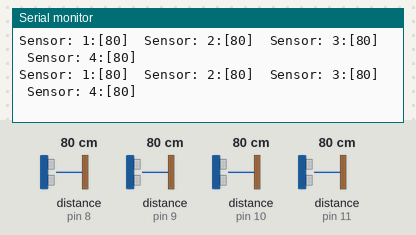
Simulated run of this sketch. Board: Arduino Uno, built with avr-gcc and run on an emulated ATmega328P. Shown: the last lines printed to the serial monitor. Wiring (inferred from the names in the program): 4 × ultrasonic range finder: trigger pin 4, echo pin 11 / trigger pin 5, echo pin 10 / trigger pin 6, echo pin 9 / trigger pin 7, echo pin 8. Inputs (shaded band) come from the test bench; at power-on: distance to the obstacle (sensors on pin 8, pin 9, pin 10, pin 11) 80 cm. The echo pulse lasts 58.3 µs per cm.

Above: at 1.2 s.
1.3 s: distance to the obstacle (sensor on pin 8) set to 2 cm
At 1.45 s:
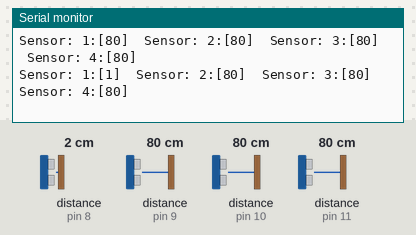
4.3 s: distance to the obstacle (sensor on pin 9) set to 35 cm
At 4.39 s:
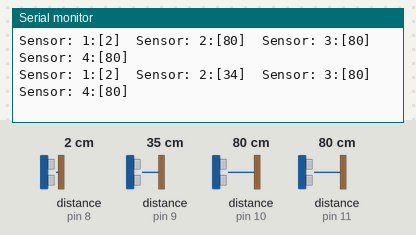
7.3 s: distance to the obstacle (sensor on pin 10) set to 9 cm
At 7.37 s:
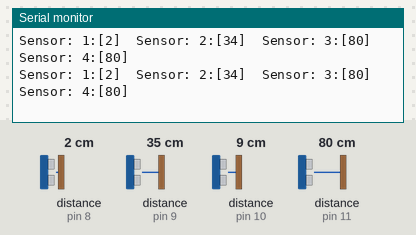
10.3 s: distance to the obstacle (sensor on pin 11) set to 35 cm
At 10.35 s:
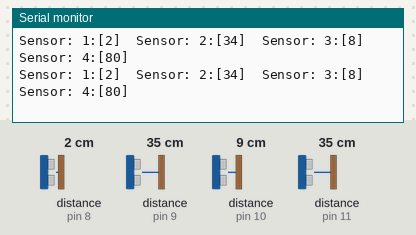
13.3 s: distance to the obstacle (sensor on pin 8) set to 4 cm
At 13.37 s:
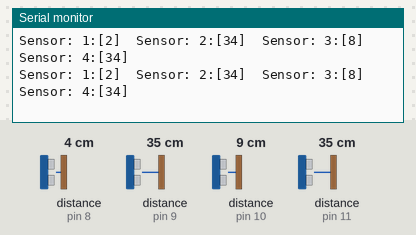
16.3 s: distance to the obstacle (sensor on pin 9) set to 2 cm
At 16.39 s:
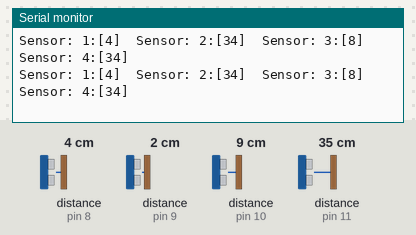
Timing chart, 0 to 19.3 s (numbered marks = the images above; inputs shaded):
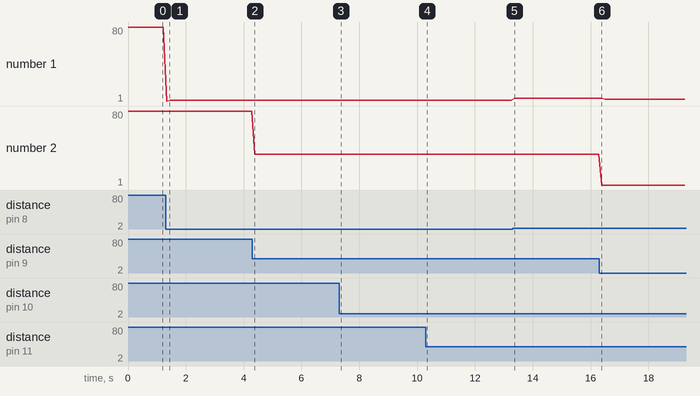

The sketch:

multiple_sensors.ino
```cpp
/*Ultra Sonic Sensor for multiple sensors and then transmit through USART

Circuit:
    +V at 5v
    GND at GND
    TRIG at PIN 7
    ECHO at PIN 8

    USART through PIN 0 and 1
*/

/*constant values for PINs for Ultra Sonic*/
/*Change constant for number of sensors*/
const unsigned int num_sensors = 4;

/*Redefine Ports here*/
const unsigned int TRIG_0 = 7;    //hard code first, then devise a loop
const unsigned int TRIG_1 = 6;
const unsigned int TRIG_2 = 5;
const unsigned int TRIG_3 = 4;
const unsigned int ECHO_0 = 8;
const unsigned int ECHO_1 = 9;
const unsigned int ECHO_2 = 10;
const unsigned int ECHO_3 = 11;
unsigned char trig_arr[] = {TRIG_0, TRIG_1, TRIG_2, TRIG_3};
unsigned char echo_arr[] = {ECHO_0, ECHO_1, ECHO_2, ECHO_3};

/*debug flag*/
bool debug = true;

/*Code*/
void setup(){
  //initialize serial communication: (USART)?
  Serial.begin(9600);
  //initialize ports to output/input
  pinMode(TRIG_0, OUTPUT);  //hard code first, then devise a loop
  pinMode(TRIG_1, OUTPUT);
  pinMode(TRIG_2, OUTPUT);
  pinMode(TRIG_3, OUTPUT);
  pinMode(ECHO_0, INPUT);
  pinMode(ECHO_1, INPUT);
  pinMode(ECHO_2, INPUT);
  pinMode(ECHO_3, INPUT);
}

unsigned char loop_pulse(unsigned char i){
  //i indicated which sensor
  //unsigned char result = 0;         //used to calculate char and return
  long duration = 0;                //used to hold value of echo
  //Pulse
  digitalWrite(trig_arr[i], LOW);   //ensures off
  delayMicroseconds(2);             //moment of delay
  digitalWrite(trig_arr[i], HIGH);  //set high to pulse
  delayMicroseconds(10);            //needs to be on at least 10 uS for effective pulse
  digitalWrite(trig_arr[i], LOW);   //turn off

  //Echo
  duration = pulseIn(echo_arr[i], HIGH);  //calculates how long its receiving the pulse
  return uStoCM(duration);              //calculate result into cm
}


void loop(){
  /*set TRIG_0 to OUTPUT PIN and ECHO_0 to INPUT PIN*/
//  pinMode(TRIG_0, OUTPUT);
//  pinMode(ECHO_0, INPUT);
//  pinMode(TRIG_1, OUTPUT);
//  pinMode(ECHO_1, INPUT);

  unsigned char cm;

  for (unsigned i=0; i<num_sensors; i++){
    cm = loop_pulse(i);
    if (!debug)
      Serial.write(cm);              //send binary to Raspberry Pi
    else{
      Serial.print("Sensor: ");
      Serial.print(i+1);                //debug formatting, idc
      Serial.print(":[");
      Serial.print(cm);              //use for debugging, display char
      Serial.print("]\t");
    }
  }
    if (debug)
      Serial.println();              //used for debugging, display char newline
//  Serial.write(cm_0);
//  Serial.write(cm_1);
  //Serial.print("cm");
  //Serial.println();

  delay(100);
}

//CM distance calculation. FINE TUNE THIS FOR BETTER ACCURACY
unsigned char uStoCM(long uS){
  /*29us per cm*/
  unsigned long temp;
  unsigned char result;

  temp = uS / 29 / 2;
  if (temp >= 255){
    result = 255;
  }
  else{
    result = temp;
  }
  return result;
}
```

Measured:
- after the input at 1.3 s, the serial monitor: prints a new line at once (image 1)
- after the input at 4.3 s, the serial monitor: prints a new line after 0.09 s (image 2)
- plotted number 2: 80 → 34 after the input at 4.3 s
